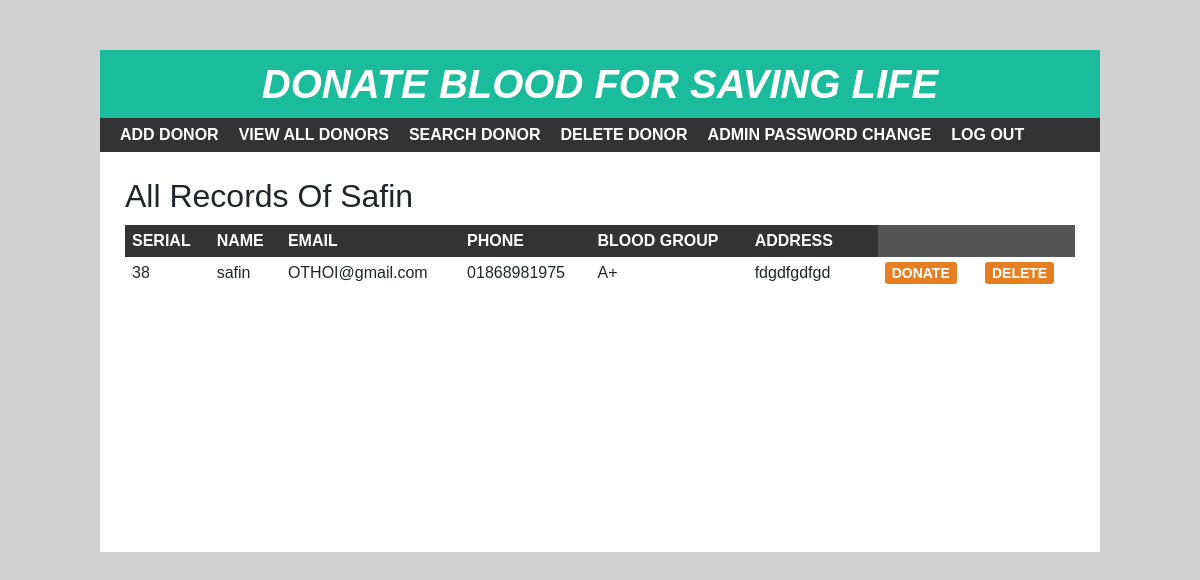
Screenshot of /viewdetails.php?serial=38 with the database file from the repository.
### tables this page shows
CREATE TABLE `donorlist` (
  `Name` text NOT NULL,
  `Blood_Group` varchar(60) NOT NULL,
  `email` varchar(60) NOT NULL,
  `phone` varchar(30) NOT NULL,
  `Address` varchar(10) NOT NULL,
  `count` int(10) NOT NULL,
  `serial` int(11) NOT NULL,
  `DEL` int(10) DEFAULT NULL
);

### viewdetails.php (the view)
<?php
include 'header.php';
?>
<div id="main-content">
     <?php
$conn = mysqli_connect("localhost","root","","rcf_task");
$serial = $_GET['serial'];
$sql = "SELECT * FROM donorlist where serial = {$serial}";
$result = mysqli_query($conn,$sql) or die("query unsuccessfull");
if(mysqli_num_rows($result)>0)
{
    while ($row = mysqli_fetch_assoc($result))
    {
?>
<h2>All records of <?php echo $row['Name'] ?></h2>
    <?php } ?>
<?php } ?>
<?php
$serial = $_GET['serial'];
$conn = mysqli_connect("localhost","root","","rcf_task");
$sql = "SELECT * FROM donorlist where serial = {$serial}";
$result = mysqli_query($conn,$sql) or die("query unsuccessfull");
if(mysqli_num_rows($result)>0)
{
?>
<table cellpadding="7px">
<thead>
<th>Serial</th>
<th>Name</th>
<th>Email</th>
<th>Phone</th>
<th>Blood Group</th>
<th>Address</th>
</thead>
<tbody>
<?php
while($row=mysqli_fetch_assoc($result))
{
?>
<tr>
<td><?php echo $row['serial']  ?></td>
<td><?php echo $row['Name']  ?></td>
<td><?php echo $row['email']  ?></td>
<td><?php echo $row['phone']  ?></td>
<td><?php echo $row['Blood_Group']  ?></td>
<td colspan="2"><?php echo $row['Address']  ?></td>
<td>
 <a href="./includes/donatenow.php?serial=<?php echo $row['serial']?>">Donate</a>
</td>
<td>
<a href="./includes/delete.php?serial=<?php echo $row['serial']?>">Delete</a>
</td>
</tr>
<?php } ?>
</tbody>
</table>
<?php } ?>
</div>

### css/style.css (style rules this page uses)
body { font:16px arial; margin: 0; padding: 0; background: #d1d1d1; }
#main-content { padding: 25px; min-height: 400px; }
#main-content h2 { margin: 0 0 10px; text-transform: capitalize; }
#main-content table { width: 100%; background-color: #555; margin: 0 0 20px; }
#main-content table th { color: #fff; background-color: #333; text-transform: uppercase; }
#main-content table th:last-child { width: 130px; }
#main-content table td { background-color: #fff; }
#main-content table td a { font-size: 14px; font-weight: 600; text-transform: uppercase; padding: 3px 7px; color: #fff; background-color: #e67e22; text-decoration: none; border-radius: 3px; }

### rows the page displays
donorlist: Name "Safin", serial "38", Name "safin", email "OTHOI@gmail.com", phone "01868981975", Blood_Group "A+", Address "fdgdfgdfgd"
